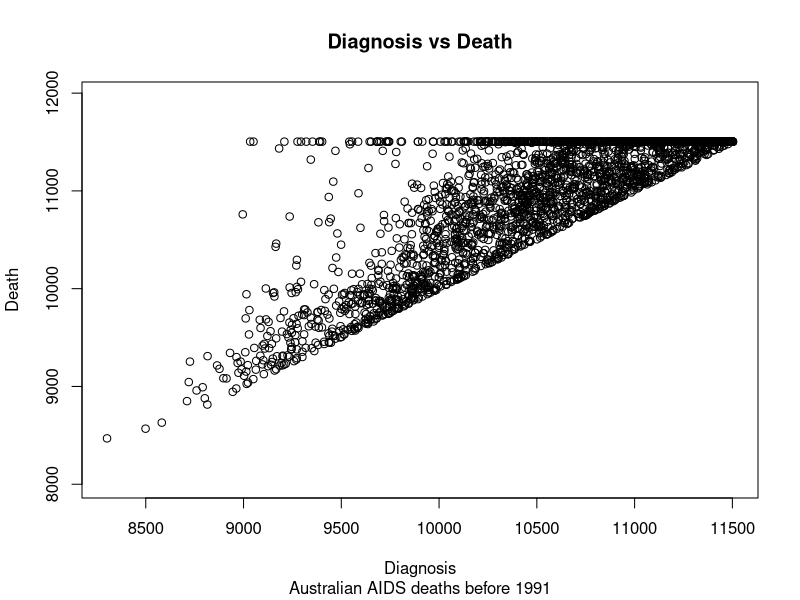
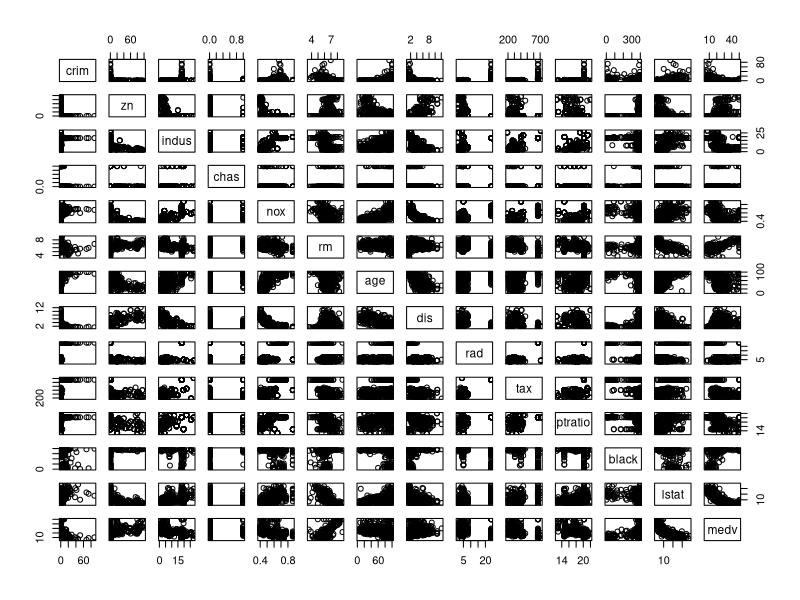
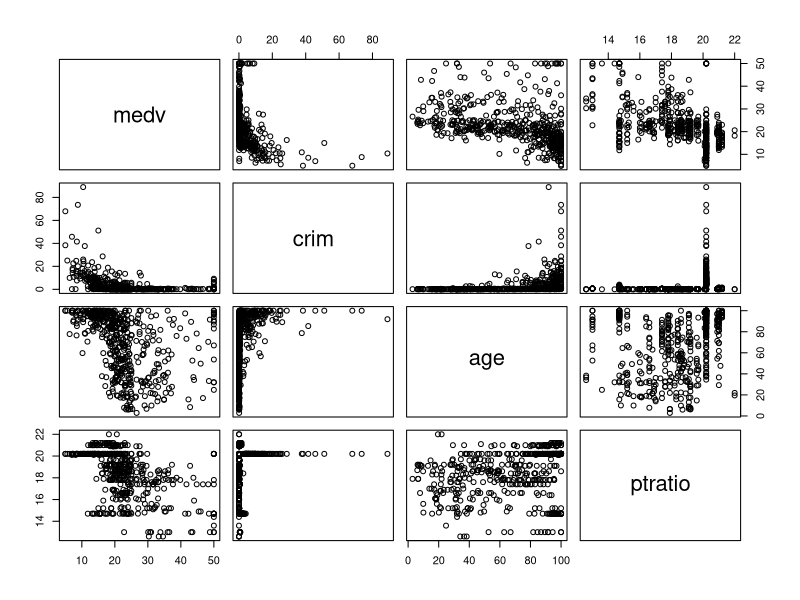

The R script that drew these images, in order:
## ---- chunk 1
rm(list = ls()) # Removes all objects to prevent results from previous runs being carried over into new runs.
graphics.off()  # Clears the graphic plots window
cat("\014")     # Clears the console
getwd()

# debug(utils:::unpackPkgZip) #Sometimes needed when "cannot move temporary installation" error. See https://stackoverflow.com/questions/34739681/unable-to-move-temporary-installation-when-installing-dependency-packages-in-r/44256437#44256437
# install.packages('MASS')

library(MASS)# https://cran.r-project.org/web/packages/MASS/MASS.pdf

## ---- chunk 2
head(Aids2)
## ---- chunk 3
str(Aids2)
## ---- chunk 4
plot(Aids2$diag,                                 # X coord
     Aids2$death,                                # Y coord
     main = "Diagnosis vs Death",                # Title
     sub = "Australian AIDS deaths before 1991", #Subtitle
     xlab = "Diagnosis",                              # X label
     ylab = "Death",                           #Y label
     asp = 0.5                                     # Y : X Aspect ratio
                                                   # < 1 stretches horizontally
     )
## ---- chunk 5
summary(Aids2) # ID maxvalue = 11504
## ---- chunk 6
Aids3 <- subset(Aids2, select = c(diag, death)) # Many ways to do this
Aids3 <- Aids3[Aids3$death != 11504,]
summary(Aids3)
## ---- chunk 7
Aids3.lm <- lm(death ~ diag, Aids3) # save all outputs to an object
#The model formula is = intercept_coefficient + coefficient_var1*var1
## ---- chunk 8
Aids3.lm

## ---- chunk 9
summary(Aids3.lm)$r.squared # This is the coefficient of determination
## ---- chunk 10
cor(Aids3, 
    use = "all.obs", # Specifies the handling of missing data. Options are all.obs (assumes no missing data - missing data will produce an error), complete.obs (listwise deletion), and pairwise.complete.obs (pairwise deletion)
    method = "pearson" # Specifies the type of correlation. Options are pearson, spearman or kendall.
      ) 
## ---- chunk 11
summary(Aids3.lm)
## ---- chunk 12
x <- c(1, 2, 3)
y <- c(1, 2, 3)
perfect <-cbind(x, y)
cor(perfect, method = "pearson")
perfect.lm <- lm(x ~ y, data.frame(perfect)) # lm requires a data frame
summary(perfect.lm)
## ---- chunk 13
plot(Boston)
## ---- chunk 14
Boston_4 <- subset(Boston, select = c("medv", "crim", "age", "ptratio"))
plot(Boston_4)
